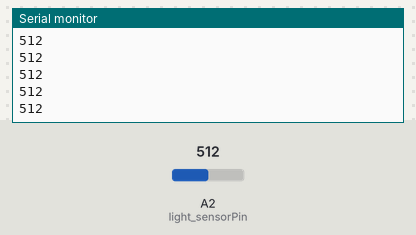
A sketch run on a simulated Arduino Uno, built with avr-gcc and run on an emulated ATmega328P. Parts: the last lines printed to the serial monitor. The test bench sets the inputs (shaded band); at power-on: A2 (light_sensorPin) = 512.

Above: at 1.2 s.
1.3 s: A2 (light_sensorPin) set to 716
At 1.31 s:
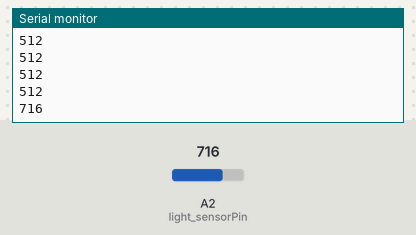
2.8 s: A2 (light_sensorPin) set to 900
At 2.81 s:
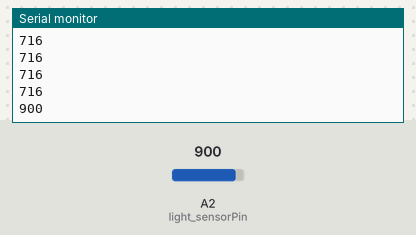
Timing chart, 0 to 5.8 s (numbered marks = the images above; inputs shaded):
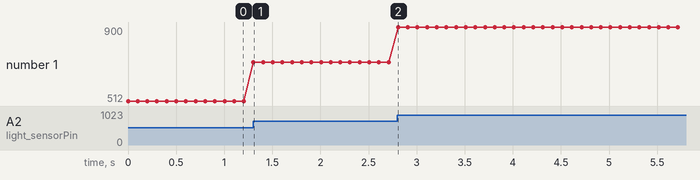

The sketch:

light_sensor.ino
```cpp
int light_sensorPin = 2;
int value = 0;
void setup()
  {
    Serial.begin(9600);
   }
 void loop()
  {
    value = analogRead(light_sensorPin);
    Serial.println(value);
    delay(100);
    }
```

Measured:
- after the input at 1.3 s, the serial monitor: prints a new line at once (image 1)
- after the input at 2.8 s, the serial monitor: prints a new line at once (image 2)
- plotted number 1: 512 → 716 after the input at 1.3 s, 716 → 900 after the input at 2.8 s
